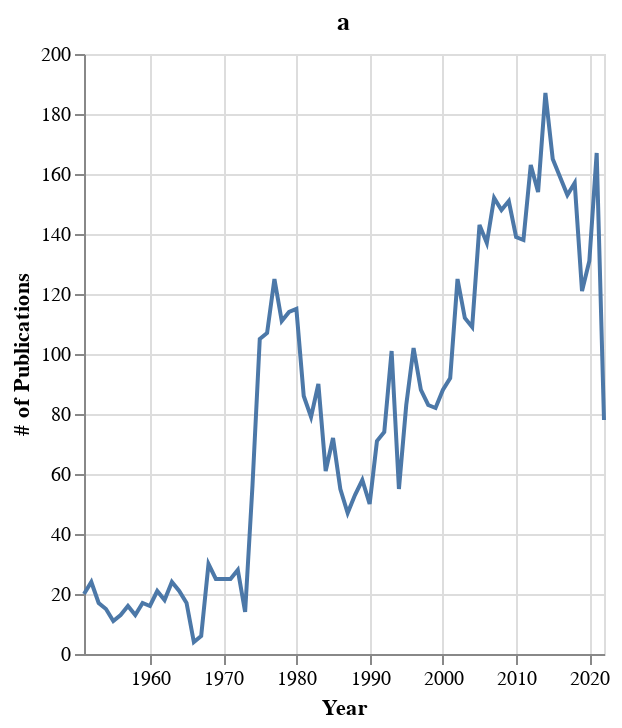

Notebook source saved alongside this figure:
### Code cell
papernum_by_year_chart = alt.Chart(transform_year(yearly_papernum)).mark_line().encode(
    x = alt.X(
        'year',
        title = 'Year'
    ),
    y = alt.Y(
        'freq',
        title = '# of Publications'
    )
).properties(
    title = 'a',
    height=300,
    width=260
)

# .configure_axis(
#     labelFontSize=13,
#     titleFontSize=20
# ).configure_legend(
#     titleFontSize=16,
#     labelFontSize=16
# ).configure_title(
#     anchor='start',
#     fontSize=22
# )

papernum_by_year_chart

### Figure 1 — Vega-Lite specification as saved in the notebook (floating-point values rounded to 4 significant figures)
{"config": {"view": {"continuousWidth": 400, "continuousHeight": 300}}, "data": {"name": "data-34bf3de02fe231320df897bed919fcb0"}, "mark": "line", "encoding": {"x": {"field": "year", "title": "Year", "type": "temporal"}, "y": {"field": "freq", "title": "# of Publications", "type": "quantitative"}}, "height": 300, "title": "a", "width": 260, "$schema": "https://vega.github.io/schema/vega-lite/v4.17.0.json", "datasets": {"data-34bf3de02fe231320df897bed919fcb0": [{"year": "1951-01-01T00:00:00", "freq": 20}, {"year": "1952-01-01T00:00:00", "freq": 24}, {"year": "1953-01-01T00:00:00", "freq": 17}, {"year": "1954-01-01T00:00:00", "freq": 15}, {"year": "1955-01-01T00:00:00", "freq": 11}, {"year": "1956-01-01T00:00:00", "freq": 13}, {"year": "1957-01-01T00:00:00", "freq": 16}, {"year": "1958-01-01T00:00:00", "freq": 13}, {"year": "1959-01-01T00:00:00", "freq": 17}, {"year": "1960-01-01T00:00:00", "freq": 16}, {"year": "1961-01-01T00:00:00", "freq": 21}, {"year": "1962-01-01T00:00:00", "freq": 18}, {"year": "1963-01-01T00:00:00", "freq": 24}, {"year": "1964-01-01T00:00:00", "freq": 21}, {"year": "1965-01-01T00:00:00", "freq": 17}, {"year": "1966-01-01T00:00:00", "freq": 4}, {"year": "1967-01-01T00:00:00", "freq": 6}, {"year": "1968-01-01T00:00:00", "freq": 30}, {"year": "1969-01-01T00:00:00", "freq": 25}, {"year": "1970-01-01T00:00:00", "freq": 25}, {"year": "1971-01-01T00:00:00", "freq": 25}, {"year": "1972-01-01T00:00:00", "freq": 28}, {"year": "1973-01-01T00:00:00", "freq": 14}, {"year": "1974-01-01T00:00:00", "freq": 56}, {"year": "1975-01-01T00:00:00", "freq": 105}, {"year": "1976-01-01T00:00:00", "freq": 107}, {"year": "1977-01-01T00:00:00", "freq": 125}, {"year": "1978-01-01T00:00:00", "freq": 111}, {"year": "1979-01-01T00:00:00", "freq": 114}, {"year": "1980-01-01T00:00:00", "freq": 115}, {"year": "1981-01-01T00:00:00", "freq": 86}, {"year": "1982-01-01T00:00:00", "freq": 79}, {"year": "1983-01-01T00:00:00", "freq": 90}, {"year": "1984-01-01T00:00:00", "freq": 61}, {"year": "1985-01-01T00:00:00", "freq": 72}, {"year": "1986-01-01T00:00:00", "freq": 55}, {"year": "1987-01-01T00:00:00", "freq": 47}, {"year": "1988-01-01T00:00:00", "freq": 53}, {"year": "1989-01-01T00:00:00", "freq": 58}, {"year": "1990-01-01T00:00:00", "freq": 50}, {"year": "1991-01-01T00:00:00", "freq": 71}, {"year": "1992-01-01T00:00:00", "freq": 74}, {"year": "1993-01-01T00:00:00", "freq": 101}, {"year": "1994-01-01T00:00:00", "freq": 55}, {"year": "1995-01-01T00:00:00", "freq": 83}, {"year": "1996-01-01T00:00:00", "freq": 102}, {"year": "1997-01-01T00:00:00", "freq": 88}, {"year": "1998-01-01T00:00:00", "freq": 83}, {"year": "1999-01-01T00:00:00", "freq": 82}, {"year": "2000-01-01T00:00:00", "freq": 88}, {"year": "2001-01-01T00:00:00", "freq": 92}, {"year": "2002-01-01T00:00:00", "freq": 125}, {"year": "2003-01-01T00:00:00", "freq": 112}, {"year": "2004-01-01T00:00:00", "freq": 109}, {"year": "2005-01-01T00:00:00", "freq": 143}, {"year": "2006-01-01T00:00:00", "freq": 137}, {"year": "2007-01-01T00:00:00", "freq": 152}, {"year": "2008-01-01T00:00:00", "freq": 148}, {"year": "2009-01-01T00:00:00", "freq": 151}, {"year": "2010-01-01T00:00:00", "freq": 139}, {"year": "2011-01-01T00:00:00", "freq": 138}, {"year": "2012-01-01T00:00:00", "freq": 163}, {"year": "2013-01-01T00:00:00", "freq": 154}, {"year": "2014-01-01T00:00:00", "freq": 187}, {"year": "2015-01-01T00:00:00", "freq": 165}, {"year": "2016-01-01T00:00:00", "freq": 159}, {"year": "2017-01-01T00:00:00", "freq": 153}, {"year": "2018-01-01T00:00:00", "freq": 157}, {"year": "2019-01-01T00:00:00", "freq": 121}, {"year": "2020-01-01T00:00:00", "freq": 131}, {"year": "2021-01-01T00:00:00", "freq": 167}, {"year": "2022-01-01T00:00:00", "freq": 78}]}}
